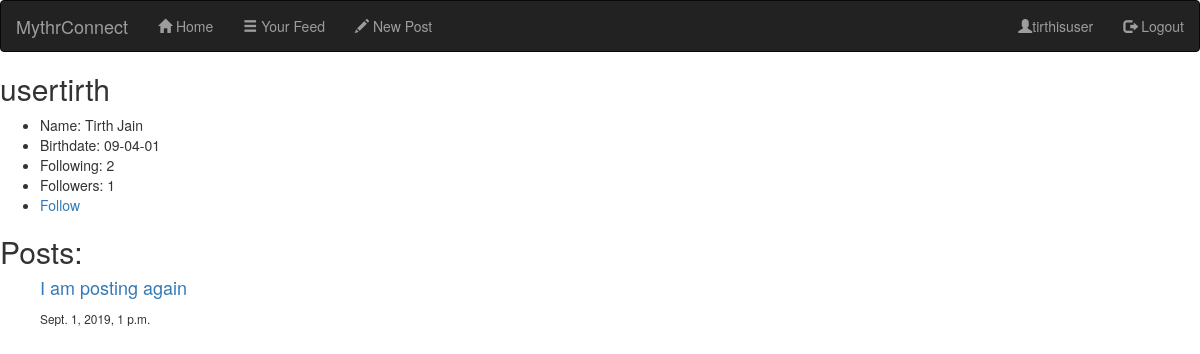
Before: /blog/accounts/user/7/ (signed in) with the older database file.
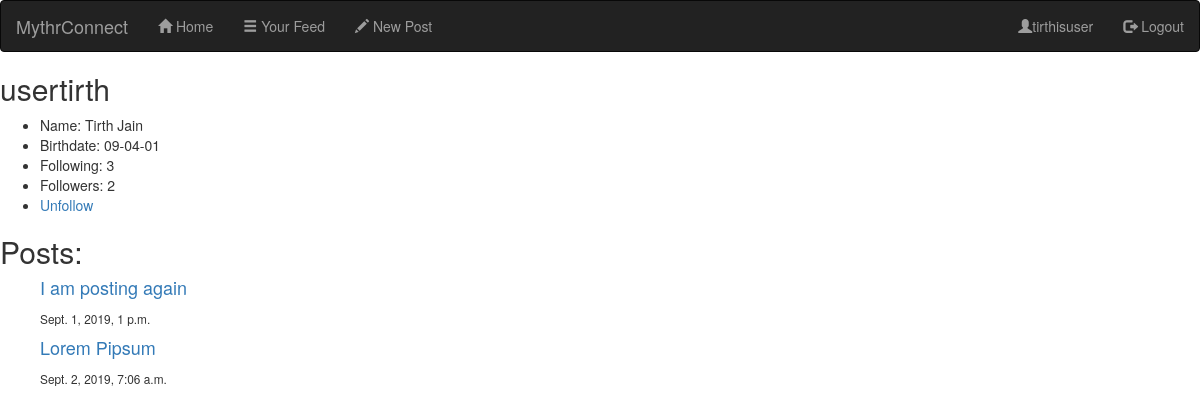
After: the same page with the newer database file.
### blog/models.py (models this page shows, shortened)
class Post(models.Model):
    id = models.AutoField(primary_key=True)
    title = models.CharField(max_length=140, null=False)
    author = models.ForeignKey(User, on_delete=models.CASCADE, related_name='posts')
    content = models.TextField()
    date_posted = models.DateTimeField(default=timezone.now)

### blog/views.py (the view)
# urls.py: path('accounts/user/<int:id>/', views.user_profile_view, name='blog-accounts-profile'),
@login_required()
def user_profile_view(request, id):
    user = get_object_or_404(User, id=id)
    context = {
        'user': user,
        'username': user.username,
        'name': f'{user.profile.first_name} {user.profile.last_name}',
        'birthdate': f'{user.profile.birthdate.strftime("%d-%m-%y")}',
        'num_followers': len(user.profile.followers.all()),
        'num_following': len(user.profile.follows.all()),
    }
    try:
        posts = user.posts.all()
    except Post.DoesNotExist:
        posts = []
    context.update({'posts': posts})
    return render(request, 'profiledetail.html', context=context)

### blog/templates/profiledetail.html
{% extends "layout.html" %}
{% block content %}
<div>
    <h2>{{ username }}</h2>
    <ul>
        <li>
            Name: {{ name }}
        </li>
        <li>
            Birthdate: {{ birthdate }}
        </li>
        <li>
            Following: {{ num_following }}
        </li>
        <li>
            Followers: {{ num_followers }}
        </li>
        {% if request.user.profile in user.profile.followers.all %}
            <li><a href="{% url 'blog-accounts-profile-unfollow' id=user.id %}">Unfollow</a> </li>
        {% else %}
            <li><a href="{% url 'blog-accounts-profile-follow' id=user.id %}">Follow</a></li>
        {% endif %}
    </ul>
</div>
<div>
    <h2>
        Posts:
    </h2>
    <ul>
        {% for post in posts %}
            <h4><a href="{% url 'blog-post-detail' id=post.id %}">{{ post.title }}</a></h4><small>{{ post.date_posted }}</small>
        {% endfor %}
    </ul>
</div>
{% endblock %}

### blog/templates/layout.html (shortened to what this page needs)
{% load static %}
<!DOCTYPE html>
<html lang="en">
<head>
    <link rel="stylesheet" href="https://maxcdn.bootstrapcdn.com/bootstrap/3.4.0/css/bootstrap.min.css">
</head>
<body>
<nav class="navbar navbar-inverse">
    <div class="container-fluid">
        <div class="navbar-header">
            <a class="navbar-brand" href="{% url 'blog-home' %}">MythrConnect</a>
        </div>
        <ul class="nav navbar-nav">
            <li><a href="{% url 'blog-home' %}"><span class="glyphicon glyphicon-home"></span> Home</a></li>
            <li><a href="{% url 'blog-feed' %}"><span class="glyphicon glyphicon-menu-hamburger"></span> Your Feed</a></li>
            <li><a href="{% url 'blog-post-new' %}"><span class="glyphicon glyphicon-pencil"></span> New Post</a></li>
        </ul>
        <ul class="nav navbar-nav navbar-right">
            {% if request.user.is_authenticated %}
                <li><a href="{% url 'blog-accounts-profile' id=request.user.id %}"><span class="glyphicon glyphicon-user"></span>{{ request.user.username }}</a></li>
                <li><a href="{% url 'blog-accounts-logout' %}"><span class="glyphicon glyphicon-log-out"></span> Logout</a></li>
            {% else %}
                <li><a href="{% url 'blog-accounts-login' %}"><span class="glyphicon glyphicon-log-in"></span> Login</a></li>
                <li><a href="{% url 'blog-accounts-register' %}"><span class="glyphicon glyphicon-user"></span> Register</a></li>
            {% endif %}
        </ul>
    </div>
</nav>
{% block content %}
{% endblock %}
</body>
</html>

Changed rows visible on the page:
added Post: title "Lorem Pipsum", date_posted "Sept. 2, 2019, 7:06 a.m."
Other visible differences:
{{ num_following }}: "2" → "3"
{{ num_followers }}: "1" → "2"
text no longer shown: "Follow"
text now shown: "Unfollow"
